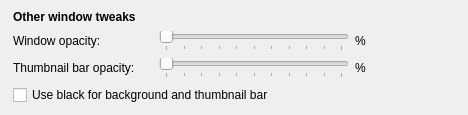
                <widget class="QWidget" name="windowTweaksGroup" native="true">
                 <property name="accessibleName">
                  <string notr="true">SGroup</string>
                 </property>
                 <layout class="QVBoxLayout" name="verticalLayout_39">
                  <property name="spacing">
                   <number>7</number>
                  </property>
                  <property name="leftMargin">
                   <number>13</number>
                  </property>
                  <property name="topMargin">
                   <number>10</number>
                  </property>
                  <property name="rightMargin">
                   <number>13</number>
                  </property>
                  <property name="bottomMargin">
                   <number>10</number>
                  </property>
                  <item>
                   <widget class="QLabel" name="label_38">
                    <property name="font">
                     <font>
                      <bold>true</bold>
                     </font>
                    </property>
                    <property name="frameShape">
                     <enum>QFrame::NoFrame</enum>
                    </property>
                    <property name="text">
                     <string>Other window tweaks</string>
                    </property>
                    <property name="alignment">
                     <set>Qt::AlignLeading|Qt::AlignLeft|Qt::AlignVCenter</set>
                    </property>
                   </widget>
                  </item>
                   <item>
                    <layout class="QGridLayout" name="opacitySlidersGridLayout">
                     <property name="leftMargin">
                      <number>0</number>
                     </property>
                     <property name="topMargin">
                      <number>0</number>
                     </property>
                     <property name="rightMargin">
                      <number>0</number>
                     </property>
                     <property name="bottomMargin">
                      <number>0</number>
                     </property>
                     <property name="horizontalSpacing">
                      <number>6</number>
                     </property>
                     <property name="verticalSpacing">
                      <number>7</number>
                     </property>
                     <item row="0" column="0">
                      <widget class="QLabel" name="label_5">
                       <property name="minimumSize">
                        <size>
                         <width>140</width>
                         <height>0</height>
                        </size>
                       </property>
                       <property name="text">
                        <string>Window opacity:</string>
                       </property>
                      </widget>
                     </item>
                     <item row="0" column="1">
                      <widget class="QSlider" name="bgOpacitySlider">
                       <property name="sizePolicy">
                        <sizepolicy hsizetype="Preferred" vsizetype="Preferred">
                         <horstretch>0</horstretch>
                         <verstretch>0</verstretch>
                        </sizepolicy>
                       </property>
                       <property name="minimumSize">
                        <size>
                         <width>190</width>
                         <height>10</height>
                        </size>
                       </property>
                       <property name="maximum">
                        <number>100</number>
                       </property>
                       <property name="orientation">
                        <enum>Qt::Horizontal</enum>
                       </property>
                       <property name="tickPosition">
                        <enum>QSlider::TicksBelow</enum>
                       </property>
                       <property name="tickInterval">
                        <number>10</number>
                       </property>
                      </widget>
                     </item>
                     <item row="0" column="2">
                      <widget class="QLabel" name="bgOpacityPercentLabel">
                       <property name="sizePolicy">
                        <sizepolicy hsizetype="Fixed" vsizetype="Preferred">
                         <horstretch>0</horstretch>
                         <verstretch>0</verstretch>
                        </sizepolicy>
                       </property>
                       <property name="minimumSize">
                        <size>
                         <width>60</width>
                         <height>0</height>
                        </size>
                       </property>
                       <property name="maximumSize">
                        <size>
                         <width>60</width>
                         <height>16777215</height>
                        </size>
                       </property>
                       <property name="text">
                        <string>%</string>
                       </property>
                       <property name="alignment">
                        <set>Qt::AlignLeading|Qt::AlignLeft|Qt::AlignVCenter</set>
                       </property>
                      </widget>
                     </item>
                     <item row="0" column="3">
                      <spacer name="horizontalSpacer_14">
                       <property name="orientation">
                        <enum>Qt::Horizontal</enum>
                       </property>
                       <property name="sizeHint" stdset="0">
                        <size>
                         <width>40</width>
                         <height>20</height>
                        </size>
                       </property>
                      </spacer>
                     </item>
                     <item row="1" column="0">
                      <widget class="QLabel" name="label_5_thumb">
                       <property name="minimumSize">
                        <size>
                         <width>140</width>
                         <height>0</height>
                        </size>
                       </property>
                       <property name="text">
                        <string>Thumbnail bar opacity:</string>
                       </property>
                      </widget>
                     </item>
                     <item row="1" column="1">
                      <widget class="QSlider" name="thumbOpacitySlider">
                       <property name="sizePolicy">
                        <sizepolicy hsizetype="Preferred" vsizetype="Preferred">
                         <horstretch>0</horstretch>
                         <verstretch>0</verstretch>
                        </sizepolicy>
                       </property>
                       <property name="minimumSize">
                        <size>
                         <width>190</width>
                         <height>10</height>
                        </size>
                       </property>
                       <property name="maximum">
                        <number>100</number>
                       </property>
                       <property name="orientation">
                        <enum>Qt::Horizontal</enum>
                       </property>
                       <property name="tickPosition">
                        <enum>QSlider::TicksBelow</enum>
                       </property>
                       <property name="tickInterval">
                        <number>10</number>
                       </property>
                      </widget>
                     </item>
                     <item row="1" column="2">
                      <widget class="QLabel" name="thumbOpacityPercentLabel">
                       <property name="sizePolicy">
                        <sizepolicy hsizetype="Fixed" vsizetype="Preferred">
                         <horstretch>0</horstretch>
                         <verstretch>0</verstretch>
                        </sizepolicy>
                       </property>
                       <property name="minimumSize">
                        <size>
                         <width>60</width>
                         <height>0</height>
                        </size>
                       </property>
                       <property name="maximumSize">
                        <size>
                         <width>60</width>
                         <height>16777215</height>
                        </size>
                       </property>
                       <property name="text">
                        <string>%</string>
                       </property>
                       <property name="alignment">
                        <set>Qt::AlignLeading|Qt::AlignLeft|Qt::AlignVCenter</set>
                       </property>
                      </widget>
                     </item>
                     <item row="1" column="3">
                      <spacer name="horizontalSpacer_14_thumb">
                       <property name="orientation">
                        <enum>Qt::Horizontal</enum>
                       </property>
                       <property name="sizeHint" stdset="0">
                        <size>
                         <width>40</width>
                         <height>20</height>
                        </size>
                       </property>
                      </spacer>
                     </item>
                    </layout>
                   </item>
                    <item>
                     <widget class="QCheckBox" name="useBlackBackgroundCheckBox">
                      <property name="text">
                       <string>Use black for background and thumbnail bar</string>
                      </property>
                     </widget>
                    </item>
                 </layout>
                </widget>
